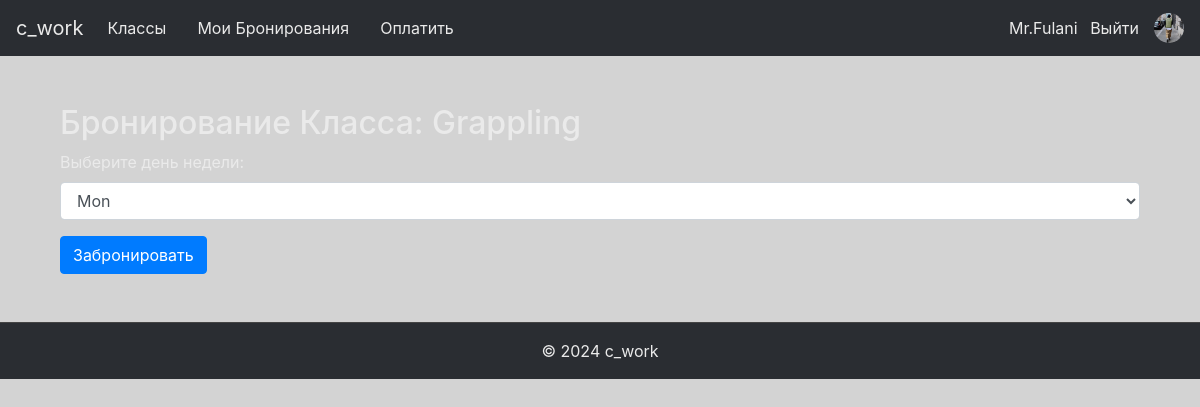
Screenshot of /book_class/8 (signed in) with the database file from the repository.
### app/models.py (models this page shows, shortened)
class User(db.Model, UserMixin):
    id = db.Column(db.Integer, primary_key=True)
    username = db.Column(db.String(20), unique=True, nullable=False)
    email = db.Column(db.String(120), unique=True, nullable=False)
    password = db.Column(db.String(60), nullable=False)
    is_admin = db.Column(db.Boolean, default=False)
    avatar = db.Column(db.String(120), nullable=True, default='user.png')  # Поле для аватара
    date_registered = db.Column(db.DateTime, nullable=False, default=datetime.utcnow)  # Дата регистрации
    last_login = db.Column(db.DateTime, nullable=True)  # Последний вход
    bookings = db.relationship('Booking', backref='user', lazy=True)
    payments = db.relationship('Payment', backref='user', lazy=True)

class Class(db.Model):
    id = db.Column(db.Integer, primary_key=True)
    name = db.Column(db.String(100), nullable=False)
    description = db.Column(db.Text, nullable=True)
    schedule = db.Column(db.DateTime, nullable=False)
    capacity = db.Column(db.Integer, default=10, nullable=False)
    days_of_week = db.Column(db.String(100), nullable=False)
    extra_info = db.Column(db.Text, nullable=True)
    image_filename = db.Column(db.String(100), nullable=True)
    bookings = db.relationship('Booking', backref='class_', lazy=True, cascade='all, delete-orphan')

### app/routes.py (the view, shortened to what this page needs)
@main_bp.route('/book_class/<int:class_id>', methods=['GET', 'POST'])
@login_required
def book_class(class_id):
    class_ = Class.query.get_or_404(class_id)
    form = SelectDayForm()
    available_days = [day.strip() for day in class_.days_of_week.split(',')]
    form.day.choices = [(day, day) for day in available_days]
    return render_template('book_class.html', class_=class_, form=form, available_days=available_days)

### app/forms.py
class SelectDayForm(FlaskForm):
    day = SelectField('День Недели', validators=[DataRequired()], choices=[])
    submit = SubmitField('Забронировать')

### app/models.py (called while the page is built)
@login_manager.user_loader
def load_user(user_id):
    return User.query.get(int(user_id))

### app/templates/book_class.html (shortened to what this page needs)
{% extends "base.html" %}
{% block content %}
<div class="container mt-5">
    <h2>Бронирование Класса: {{ class_.name }}</h2>
    <form method="POST">
        <div class="form-group">
            <label for="day">Выберите день недели:</label>
            <select name="day" id="day" class="form-control" required>
                {% for day in available_days %}
                    <option value="{{ day }}">{{ day }}</option>
                {% endfor %}
            </select>
        </div>
        <button type="submit" class="btn btn-primary">Забронировать</button>
    </form>
</div>
{% endblock %}

### app/templates/base.html (shortened to what this page needs)
<!DOCTYPE html>
<html lang="ru">
<head>
    <link rel="stylesheet" href="https://stackpath.bootstrapcdn.com/bootstrap/4.5.0/css/bootstrap.min.css">
    <link rel="stylesheet" href="{{ url_for('static', filename='css/styles.css') }}">
</head>
<body>
    <nav class="navbar navbar-expand-lg navbar-light bg-light">
        <a class="navbar-brand" href="{{ url_for('main.home') }}">c_work</a>
        <div class="collapse navbar-collapse" id="navbarNav">
            <ul class="navbar-nav main-nav mr-auto">
                {% if current_user.is_authenticated %}
                    <li class="nav-item">
                        <a class="nav-link" href="{{ url_for('main.classes') }}">Классы</a>
                    </li>
                    <li class="nav-item">
                        <a class="nav-link" href="{{ url_for('main.my_bookings') }}">Мои Бронирования</a>
                    </li>
                    <li class="nav-item">
                        <a class="nav-link" href="{{ url_for('main.process_payment') }}">Оплатить</a>
                    </li>
                {% endif %}
            </ul>
            <div class="user-section">
                {% if current_user.is_authenticated %}
                    <div>
                        <a href="{{ url_for('main.profile') }}">{{ current_user.username }}</a>
                        <a href="{{ url_for('main.logout') }}" class="ml-2">Выйти</a>
                    </div>
                    <img src="{{ url_for('static', filename='images/' + (current_user.avatar or 'user.png')) }}"
                         alt="Avatar" class="rounded-circle" width="30" height="30">
                {% else %}
                    <a class="nav-link" href="{{ url_for('main.login') }}">Войти</a>
                    <a class="nav-link" href="{{ url_for('main.register') }}">Зарегистрироваться</a>
                {% endif %}
            </div>
        </div>
    </nav>
    <div class="container">
        {% block content %}{% endblock %}
    </div>
    <footer class="footer bg-light text-center py-3 mt-5">
        <span>&copy; 2024 c_work</span>
    </footer>
</body>
</html>

### app/static/css/styles.css (style rules this page uses)
.navbar { background-color: #2a2d32 !important; color: #eaeaea; }
.navbar a { color: #eaeaea !important; }
footer.footer { background-color: #2a2d32 !important; color: #eaeaea !important; padding: 15px 0; text-align: center; border-top: 1px solid #444; }
footer.footer span { color: #eaeaea !important; }
body { background-color: #d3d3d3; color: #eaeaea; }

### app/templates/base.html (style rules this page uses)
.navbar-nav.main-nav { flex-direction: row; }
.main-nav .nav-item { margin-right: 15px; }
.user-section { display: flex; align-items: center; }
.user-section img { margin-left: 15px; }

### rows the page displays
User: username "Mr.Fulani", avatar (placeholder picture)
Class: name "Grappling"

### other values shown
form field day "Mon"
